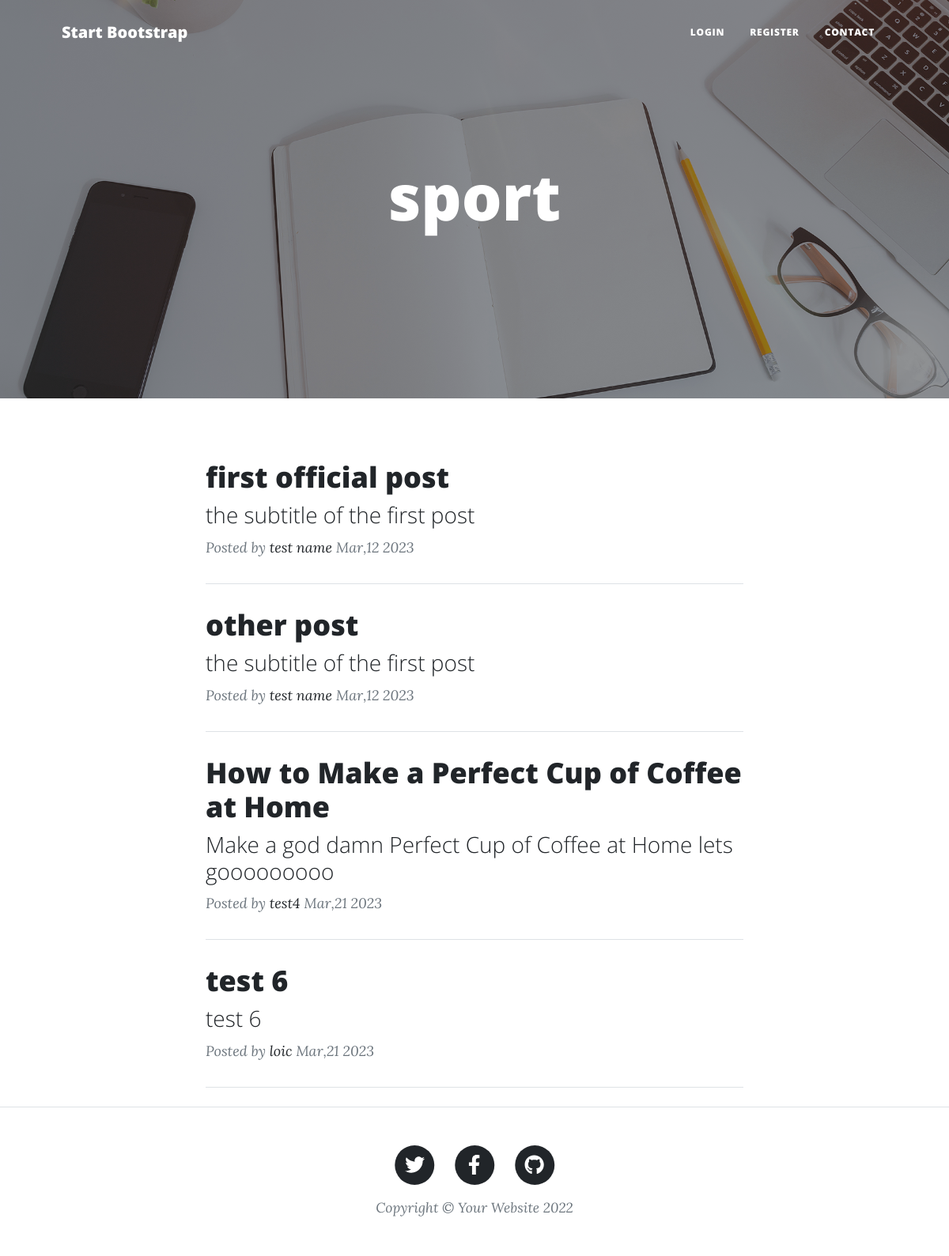
The page /categories/category.php?cat_id=1 on the database its author committed.
### tables this page shows
CREATE TABLE IF NOT EXISTS `categories` (
  `catID` int NOT NULL AUTO_INCREMENT,
  `category_name` varchar(200) NOT NULL DEFAULT '0',
  `created_at` timestamp NOT NULL DEFAULT CURRENT_TIMESTAMP,
  PRIMARY KEY (`catID`)
);

CREATE TABLE IF NOT EXISTS `posts` (
  `postID` int NOT NULL AUTO_INCREMENT,
  `title` varchar(200) NOT NULL,
  `subtitle` varchar(200) NOT NULL,
  `body` text NOT NULL,
  `image` varchar(200) NOT NULL,
  `user_id` varchar(3) NOT NULL,
  `create_at` timestamp NOT NULL DEFAULT CURRENT_TIMESTAMP,
  `username` varchar(200) NOT NULL,
  `post_cat` int NOT NULL DEFAULT '1',
  PRIMARY KEY (`postID`)
);

### categories/category.php (the view)
<?php
require_once "../includes/navbar.php";
require_once "../config/config.php";
if (isset($_GET['cat_id'])) {
    $catID = $_GET['cat_id'];
    $query = "SELECT * FROM posts WHERE post_cat = '$catID'";
    $result = $conn->query($query);
    $rows = array();
    while ($row = $result->fetch_object()) {
        $rows[] = $row;
    }
    $catquyery = "SELECT * FROM categories";
    $catresult = $conn->query($catquyery);
    $catRows = array();
    while ($catRow = $catresult->fetch_object()) {
        $catRows[] = $catRow;
    }
    foreach ($catRows as $catRow) {
        if ($catRow->catID === $catID) {
            $the_post_cat = $catRow->category_name;
        }
    }
} else {
    header("location: http://localhost/clean_post");
}
?>
<header class="masthead" style="background-image: url('http://localhost/clean_post/assets/img/home-bg.jpg')">
    <div class="container position-relative px-4 px-lg-5">
        <div class="row gx-4 gx-lg-5 justify-content-center">
            <div class="col-md-10 col-lg-8 col-xl-7">
                <div class="site-heading">
                    <h1><?php echo $the_post_cat ?></h1>
                </div>
            </div>
        </div>
    </div>
</header>
<div class="row gx-4 gx-lg-5 justify-content-center">
    <div class="col-md-10 col-lg-8 col-xl-7">
        <?php foreach ($rows as $row) : ?>
            <div class="post-preview">
                <a href="http://localhost/clean_post/posts/post.php?post_id=<?php echo $row->postID;; ?>">
                    <h2 class="post-title"><?php echo $row->title; ?></h2>
                    <h3 class="post-subtitle"><?php echo $row->subtitle; ?></h3>
                </a>
                <p class="post-meta">
                    Posted by
                    <a href="#!"><?php echo $row->username ?></a>
                    <?php echo date('M', strtotime($row->create_at)) . ',' . date('d', strtotime($row->create_at)) . ' ' . date('Y', strtotime($row->create_at)); ?>
                </p>
            </div>
            <hr class="my-4" />
        <?php endforeach; ?>
    </div>
</div>
<?php
require_once "../includes/footer.php";
?>

### rows shown on the page
categories: category_name "sport"
posts: title "first official post", subtitle "the subtitle of the first post", username "test name", create_at "Mar", create_at "12", create_at "2023"
posts: title "other post", subtitle "the subtitle of the first post", username "test name", create_at "Mar", create_at "12", create_at "2023"
posts: title "How to Make a Perfect Cup of Coffee at Home", subtitle "Make a god damn Perfect Cup of Coffee at Home lets gooooooooo", username "test4", create_at "Mar", create_at "21", create_at "2023"
posts: title "test 6", subtitle "test 6", username "loic", create_at "Mar", create_at "21", create_at "2023"
